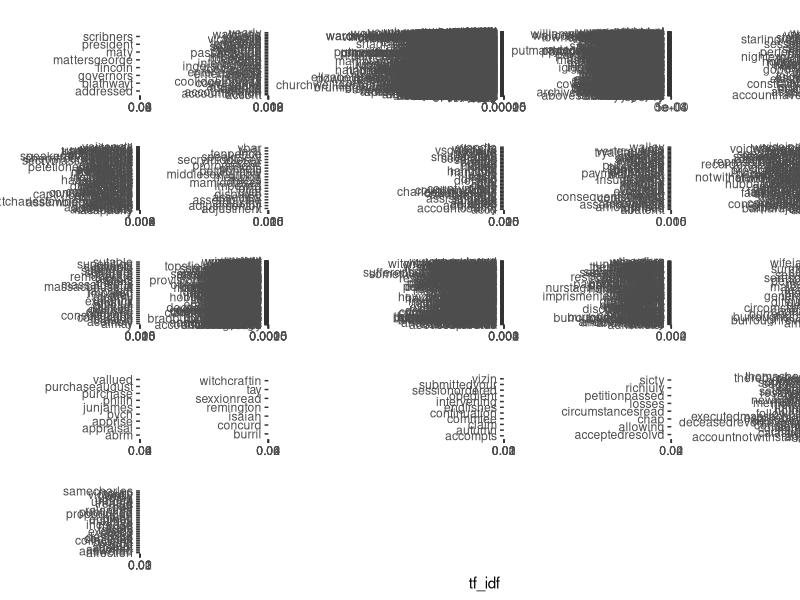

Here is the R script that generated this plot:
# tf-idf with salem witch trials

# start with the reports.df created after scraping
# following this https://mohitatgithub.github.io/2018-04-28-Learning-tf-idf-with-tidytext/

library(readr)
library(tidytext)
library(tidyverse)
library(ggplot2)

# tidy the reports.df
witches  <- read_csv("witches-all-reports.csv")

# we bring the data in from our earlier scrape, where it was known as `reports.df`
# put the data into a tibble (data structure for tidytext)
# we are also telling R what kind of data is in the 'text',
# 'line', and 'data' columns in our original csv.
# we are also stripping out all the digits from the text column

# do some tidying up
witches <- tibble (case = witches$id, text = (str_remove_all(witches$X.text., "[0-9]|[[:punct:]]")), year = witches$year, month = witches$month)
witches$id <- row.names(witches)


# turn into tidy format

tidy_witches <- witches %>%
  unnest_tokens(word, text)


# load up the default list of stop_words that comes
# with the tidyverse

data(stop_words)

# remove (anti-join) the stopwords
tidy_witches <- tidy_witches %>%
  anti_join(stop_words)

# you could try everything that follows by swapping 'case' for year in all subsequent lines
witch_words <- tidy_witches %>%
  count(year, word, sort = TRUE)

# take a look at what you've just done
# by examining the first few lines of `witches_words`

head(witch_words)

# already, you start to get a sense of what's in this dataset...

# but a word like 'aforesaid' or 'court' isn't going to be much use, so let's filter those out and look again.

# custom stopwords if necessary, add as desired

custom_stop_words <- bind_rows(tibble(word = c("aforesaid", "court", "archives","lord","salem","king","queen",
                                               "sarah","mary","john","wife","elizabeth","county","massachusetts",
                                               "john","county","essex","boston","witchcraft","lady","she","shee",
                                               "itt","joseph","george","jacobs","putnam","william","james","martin",
                                               "thomas","abigail"),  
                                      lexicon = c("custom")), 
                               stop_words)

# delete custom stopwords from our data
tidy_witches <- tidy_witches %>%
  anti_join(custom_stop_words)

witch_words <- tidy_witches %>%
  count(year, word, sort = TRUE)

head(witch_words)



# let's do some tf_idf and plot things out!

witch_words %>%
  count(year, word, sort = TRUE) %>%
  bind_tf_idf(word, year, n) %>%
  arrange(-tf_idf) %>%
  group_by(year) %>%
  top_n(5) %>%
  ungroup %>%
  mutate(word = reorder(word, tf_idf)) %>%
  ggplot(aes(word, tf_idf, fill = year)) +
  geom_col(alpha = 0.8, show.legend = FALSE) +
  facet_wrap(~ year, scales = "free") +
  coord_flip()
